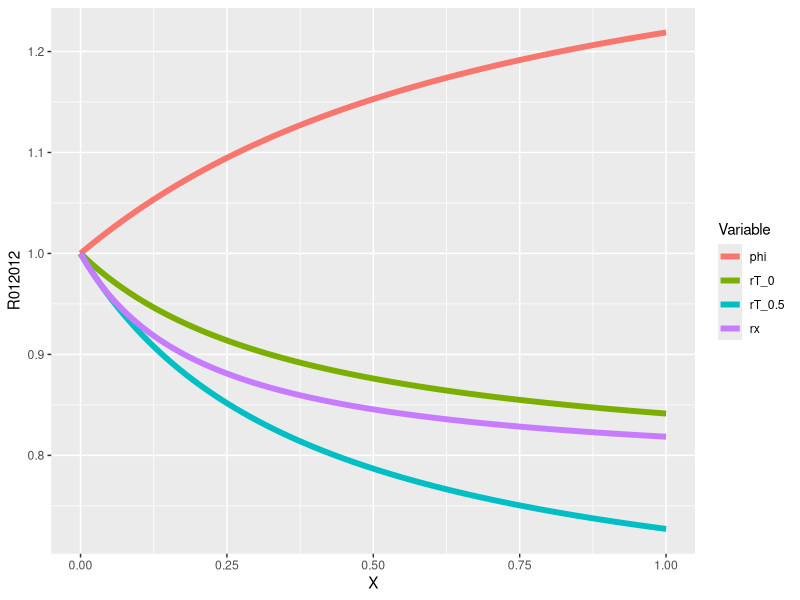

Recreate this plot in R. (Note: this script raises an error after producing the figure.)

dev.off()
rm(list = ls()) 

library(ggplot2)
library(reshape2)

a                   <- 0.25
b                   <- 0.2
c                   <- 0.5
m                   <- 28
muhat               <- 0.2
rI                  <- 0.2
alpha               <- 0.0004657534
rT0                 <- 3 * rI
rT1                 <- 2 * rI
mu                  <- 0.017/365
lambda              <- 0.017/365 # assume lambda = mu for constant pop.in disease free equilibrium
tauhat              <- 11

rx                  <- 0.5
phi                 <- 0.5

Npts                <- 1001

R012012             <- matrix(nrow = Npts, ncol = 1)
R00                 <- matrix(nrow = Npts, ncol = 1)
R11                 <- matrix(nrow = Npts, ncol = 1)
R22                 <- matrix(nrow = Npts, ncol = 1)
R01                 <- matrix(nrow = Npts, ncol = 1)
R12                 <- matrix(nrow = Npts, ncol = 1)
R02                 <- matrix(nrow = Npts, ncol = 1)


# ====================================================================================
# rT0
# ====================================================================================

vec                  <- seq(1,10,length.out=Npts)

for (k1 in 1:Npts){
  
  rT0                <- vec[k1] * rI

  OutsideBrackets    <- a^2 * b * c * m / muhat * exp(-muhat * tauhat)
  
  InsideBrackets00   <- (rT0 + rx + phi + mu)/((rI + rx + alpha) * (rT0 + phi + mu))
  InsideBrackets11   <- (rT1 + rx + phi + mu)/((rI + rx + alpha) * (rT1 + phi + mu))
  InsideBrackets22   <- 1/(rI + alpha)
  InsideBrackets01   <- (rx * phi)/((rI + rx + alpha) * (rT0 + phi + mu) * (rT1 + phi + mu))
  InsideBrackets12   <- (rx * phi)/((rI + rx + alpha) * (rT1 + phi + mu) * (rI + alpha))
  InsideBrackets02   <- (rx * phi * phi)/((rI + rx + alpha) * (rT0 + phi + mu) * (rT1 + phi + mu) * (rI + alpha))
  
  R00[k1]            <- OutsideBrackets * InsideBrackets00
  R11[k1]            <- OutsideBrackets * InsideBrackets11
  R22[k1]            <- OutsideBrackets * InsideBrackets22
  R01[k1]            <- OutsideBrackets * InsideBrackets01
  R12[k1]            <- OutsideBrackets * InsideBrackets12
  R02[k1]            <- OutsideBrackets * InsideBrackets02
  
}

R012012              <- R00 + R11 + R22 + R01 + R12 + R02

store1               <- cbind(R012012/R012012[1], 
                        R00/R00[1], R11/R11[1], R22/R22[1], 
                        R01/R01[1], R12/R12[1], R02/R02[1])

storea               <- rbind(R012012/R012012[1], 
                        R01/R01[1], R12/R12[1], R02/R02[1])

storea1              <- rbind(R012012/R012012[1], 
                        R00/R00[1], R11/R11[1], R22/R22[1])

storea2              <- rbind(R01/R01[1], R12/R12[1], R02/R02[1])

rT0                  <- 3 * rI # set back to default

# ====================================================================================
# rT1
# ====================================================================================

vec                  <- seq(1,10,length.out=Npts)

for (k1 in 1:Npts){
  
  rT1                <- vec[k1] * rI
  
  OutsideBrackets    <- a^2 * b * c * m / muhat * exp(-muhat * tauhat)
  
  InsideBrackets00   <- (rT0 + rx + phi + mu)/((rI + rx + alpha) * (rT0 + phi + mu))
  InsideBrackets11   <- (rT1 + rx + phi + mu)/((rI + rx + alpha) * (rT1 + phi + mu))
  InsideBrackets22   <- 1/(rI + alpha)
  InsideBrackets01   <- (rx * phi)/((rI + rx + alpha) * (rT0 + phi + mu) * (rT1 + phi + mu))
  InsideBrackets12   <- (rx * phi)/((rI + rx + alpha) * (rT1 + phi + mu) * (rI + alpha))
  InsideBrackets02   <- (rx * phi * phi)/((rI + rx + alpha) * (rT0 + phi + mu) * (rT1 + phi + mu) * (rI + alpha))
  
  R00[k1]            <- OutsideBrackets * InsideBrackets00
  R11[k1]            <- OutsideBrackets * InsideBrackets11
  R22[k1]            <- OutsideBrackets * InsideBrackets22
  R01[k1]            <- OutsideBrackets * InsideBrackets01
  R12[k1]            <- OutsideBrackets * InsideBrackets12
  R02[k1]            <- OutsideBrackets * InsideBrackets02
  
}

R012012              <- R00 + R11 + R22 + R01 + R12 + R02

store2               <- cbind(R012012/R012012[1], 
                        R00/R00[1], R11/R11[1], R22/R22[1], 
                        R01/R01[1], R12/R12[1], R02/R02[1])

storeb               <- rbind(R012012/R012012[1], 
                        R01/R01[1], R12/R12[1], R02/R02[1])

storeb1              <- rbind(R012012/R012012[1], 
                        R00/R00[1], R11/R11[1], R22/R22[1])

storeb2              <- rbind(R01/R01[1], R12/R12[1], R02/R02[1])

rT1                  <- 2 * rI # set back to default

# ====================================================================================
# rx 
# ====================================================================================

vec                  <- seq(0.01,1,length.out=Npts) # rx and phi

for (k1 in 1:Npts){
  
  rx                 <- vec[k1]
  
  OutsideBrackets    <- a^2 * b * c * m / muhat * exp(-muhat * tauhat)
  
  InsideBrackets00   <- (rT0 + rx + phi + mu)/((rI + rx + alpha) * (rT0 + phi + mu))
  InsideBrackets11   <- (rT1 + rx + phi + mu)/((rI + rx + alpha) * (rT1 + phi + mu))
  InsideBrackets22   <- 1/(rI + alpha)
  InsideBrackets01   <- (rx * phi)/((rI + rx + alpha) * (rT0 + phi + mu) * (rT1 + phi + mu))
  InsideBrackets12   <- (rx * phi)/((rI + rx + alpha) * (rT1 + phi + mu) * (rI + alpha))
  InsideBrackets02   <- (rx * phi * phi)/((rI + rx + alpha) * (rT0 + phi + mu) * (rT1 + phi + mu) * (rI + alpha))
  
  R00[k1]            <- OutsideBrackets * InsideBrackets00
  R11[k1]            <- OutsideBrackets * InsideBrackets11
  R22[k1]            <- OutsideBrackets * InsideBrackets22
  R01[k1]            <- OutsideBrackets * InsideBrackets01
  R12[k1]            <- OutsideBrackets * InsideBrackets12
  R02[k1]            <- OutsideBrackets * InsideBrackets02  
  
}

R012012              <- R00 + R11 + R22 + R01 + R12 + R02

store3               <- cbind(R012012/R012012[1], 
                        R00/R00[1], R11/R11[1], R22/R22[1], 
                        R01/R01[1], R12/R12[1], R02/R02[1])

storec               <- rbind(R012012/R012012[1], 
                        R01/R01[1], R12/R12[1], R02/R02[1])

storec1              <- rbind(R012012/R012012[1], 
                        R00/R00[1], R11/R11[1], R22/R22[1])

storec2              <- rbind(R01/R01[1], R12/R12[1], R02/R02[1])

rx                   <- 0.5 # set back to default

# ====================================================================================
# phi
# ====================================================================================

vec                  <- seq(0.01,1,length.out=Npts) # rx and phi

for (k1 in 1:Npts){
  
  phi                <- vec[k1]
  
  OutsideBrackets    <- a^2 * b * c * m / muhat * exp(-muhat * tauhat)
  
  InsideBrackets00   <- (rT0 + rx + phi + mu)/((rI + rx + alpha) * (rT0 + phi + mu))
  InsideBrackets11   <- (rT1 + rx + phi + mu)/((rI + rx + alpha) * (rT1 + phi + mu))
  InsideBrackets22   <- 1/(rI + alpha)
  InsideBrackets01   <- (rx * phi)/((rI + rx + alpha) * (rT0 + phi + mu) * (rT1 + phi + mu))
  InsideBrackets12   <- (rx * phi)/((rI + rx + alpha) * (rT1 + phi + mu) * (rI + alpha))
  InsideBrackets02   <- (rx * phi * phi)/((rI + rx + alpha) * (rT0 + phi + mu) * (rT1 + phi + mu) * (rI + alpha))
  
  R00[k1]            <- OutsideBrackets * InsideBrackets00
  R11[k1]            <- OutsideBrackets * InsideBrackets11
  R22[k1]            <- OutsideBrackets * InsideBrackets22
  R01[k1]            <- OutsideBrackets * InsideBrackets01
  R12[k1]            <- OutsideBrackets * InsideBrackets12
  R02[k1]            <- OutsideBrackets * InsideBrackets02
  
}

R012012              <- R00 + R11 + R22 + R01 + R12 + R02

store4               <- cbind(R012012/R012012[1], 
                        R00/R00[1], R11/R11[1], R22/R22[1], 
                        R01/R01[1], R12/R12[1], R02/R02[1])

stored               <- rbind(R012012/R012012[1], 
                        R01/R01[1], R12/R12[1], R02/R02[1])

stored1              <- rbind(R012012/R012012[1], 
                        R00/R00[1], R11/R11[1], R22/R22[1])

stored2              <- rbind(R01/R01[1], R12/R12[1], R02/R02[1])

# ====================================================================================
# put together for x axis to be reprod. no.
# ====================================================================================

Results              <- as.data.frame(rbind(store1, store2, store3, store4))
Variable             <- c(rep("rT_0",Npts), rep("rT_0.5",Npts), rep("rx",Npts), rep("phi",Npts))
X                    <- rep(seq(0,1,length.out=Npts),4)
Results              <- cbind(Variable, X, Results)
colnames(Results)    <- c("Variable", "X", "R012012","R00","R11","R22","R01","R12","R02")

# ====================================================================================

presults             <- ggplot(Results, aes(x=X, y=R012012, group=Variable)) + geom_line(aes(color=Variable), size=2)
presults + scale_y_continuous(name="Change in reprod. no.") + 
  scale_x_continuous(name="Change in variable") + 
  scale_color_discrete(labels = unname(TeX(c("$\\phi", "$r_{T_P}", "$r_{T_S}", "$r_{x}")))) + 
  theme(axis.title.x = element_text(margin = margin(t = 20), size = 30)) +
  theme(axis.title.y = element_text(margin = margin(r = 20), size = 30)) +
  theme(axis.text.x = element_text(size=30), 
        axis.text.y = element_text(size=30)) + 
  theme(legend.title=element_blank()) +
  theme(legend.text.align = 0) +
  theme(legend.text = element_text(size=30))

# ====================================================================================

presults             <- ggplot(Results, aes(x=X, y=R00, group=Variable)) + geom_line(aes(color=Variable), size=2)
presults + scale_y_continuous(name="Change in R0_0") + 
  scale_x_continuous(name="Change in variable") + 
  theme(axis.title.x = element_text(margin = margin(t = 20), size = 30)) +
  theme(axis.title.y = element_text(margin = margin(r = 20), size = 30)) +
  theme(axis.text.x = element_text(size=30), 
        axis.text.y = element_text(size=30)) + 
  theme(legend.position="none")

# ====================================================================================

presults             <- ggplot(Results, aes(x=X, y=R11, group=Variable)) + geom_line(aes(color=Variable), size=2)
presults + scale_y_continuous(name="Change in R1_1") + 
  scale_x_continuous(name="Change in variable") + 
  theme(axis.title.x = element_text(margin = margin(t = 20), size = 30)) +
  theme(axis.title.y = element_text(margin = margin(r = 20), size = 30)) +
  theme(axis.text.x = element_text(size=30), 
        axis.text.y = element_text(size=30)) + 
  theme(legend.position="none")

# ====================================================================================

presults             <- ggplot(Results, aes(x=X, y=R22, group=Variable)) + geom_line(aes(color=Variable), size=2)
presults + scale_y_continuous(name="Change in R2_2") + 
  scale_x_continuous(name="Change in variable") + 
  theme(axis.title.x = element_text(margin = margin(t = 20), size = 30)) +
  theme(axis.title.y = element_text(margin = margin(r = 20), size = 30)) +
  theme(axis.text.x = element_text(size=30), 
        axis.text.y = element_text(size=30)) + 
  theme(legend.position="none")

# ====================================================================================

presults             <- ggplot(Results, aes(x=X, y=R01, group=Variable)) + geom_line(aes(color=Variable), size=2)
presults + scale_y_continuous(name="Change in R0_1") + 
  scale_x_continuous(name="Change in variable") + 
  theme(axis.title.x = element_text(margin = margin(t = 20), size = 30)) +
  theme(axis.title.y = element_text(margin = margin(r = 20), size = 30)) +
  theme(axis.text.x = element_text(size=30), 
        axis.text.y = element_text(size=30)) + 
  theme(legend.position="none")

# ====================================================================================

presults             <- ggplot(Results, aes(x=X, y=R12, group=Variable)) + geom_line(aes(color=Variable), size=2)
presults + scale_y_continuous(name="Change in R1_2") + 
  scale_x_continuous(name="Change in variable") + 
  theme(axis.title.x = element_text(margin = margin(t = 20), size = 30)) +
  theme(axis.title.y = element_text(margin = margin(r = 20), size = 30)) +
  theme(axis.text.x = element_text(size=30), 
        axis.text.y = element_text(size=30)) + 
  theme(legend.position="none")

# ====================================================================================

Results              <- as.data.frame(rbind(store1, store2, store3, store4))
Variable             <- c(rep("rT_S*",Npts), rep("rT_P*",Npts), rep("rx",Npts), rep("phi",Npts))
X                    <- rep(seq(0,1,length.out=Npts),4)
Results              <- cbind(Variable, X, Results)
colnames(Results)    <- c("Variable", "X", "R012012","R00","R11","R22","R01","R12","R02")

presults             <- ggplot(Results, aes(x=X, y=R02, group=Variable)) + geom_line(aes(color=Variable), size=2)
presults + scale_y_log10(name= unname(TeX("Change in $R_{S \\rightarrow R}") )) + 
  scale_x_log10(name="Change in variable") + 
  scale_color_discrete(labels = unname(TeX(c("$\\phi", "$r_{T_P}*", "$r_{T_S}*", "$r_{x}")))) + 
  theme(axis.title.x = element_text(margin = margin(t = 20), size = 30)) +
  theme(axis.title.y = element_text(margin = margin(r = 20), size = 30)) +
  theme(axis.text.x = element_text(size=30), 
        axis.text.y = element_text(size=30)) + 
  theme(legend.text.align = 0) +
guides(color=guide_legend(title="")) + 
theme(legend.text=element_text(size=30)) 

# ====================================================================================
# put together for x axis to be reprod. no.
# ====================================================================================

Results2              <- as.data.frame(cbind(storea, storeb, storec, stored))
R                     <- c(rep("Overall",Npts), rep("SS_SR",Npts), rep("SR_RR",Npts), rep("SS_RR",Npts))
X                     <- rep(seq(0.01,1,length.out=Npts), 7)
Results2              <- cbind(R, X, Results2)
colnames(Results2)    <- c("R", "X", "rT_SS", "rT_SR","rx","phi")

# ====================================================================================

Results2              <- as.data.frame(cbind(storea, storeb, storec, stored))
R                     <- c(rep("Overall",Npts), rep("S_P*",Npts), rep("P_R*",Npts), rep("S_R*",Npts))
X                     <- rep(seq(0.01,1,length.out=Npts), 4)
Results2              <- cbind(R, X, Results2)
colnames(Results2)    <- c("R", "X", "rT_S", "rT_P","rx","phi")
# So that legend has stars to indicate which lines are indentical
temp                  <- levels(Results2$R)
Results2$R            <- factor(Results2$R, levels = temp[c(4,2,3,1)])
presults              <- ggplot(Results2, aes(x=X, y=rx, group=R, order = as.numeric(Results2$R))) + geom_line(aes(color=R), size = 1.2)
presults + scale_y_continuous(name="Change in reprod. no.") + 
  scale_x_continuous(name= unname(TeX("$r_x"))) +
  theme(axis.title.x = element_text(margin = margin(t = 20), size = 30)) +
  theme(axis.title.y = element_text(margin = margin(r = 20), size = 30)) +
  theme(axis.text.x = element_text(size=30), 
        axis.text.y = element_text(size=30)) + 
  scale_color_brewer(palette = "Set1", labels = unname(TeX(c("$R_{S \\rightarrow R}*", "$R_{P \\rightarrow R}*", "$R_{S \\rightarrow P}*", "$Overall")))) + 
  theme(legend.title=element_blank()) + 
  theme(legend.text.align = 0) +
  theme(legend.text=element_text(size=30))

# ====================================================================================

Results2              <- as.data.frame(cbind(storea, storeb, storec, stored))
R                     <- c(rep("Overall",Npts), rep("S_P",Npts), rep("P_R",Npts), rep("S_R",Npts))
X                     <- rep(seq(0.01,1,length.out=Npts), 4)
Results2              <- cbind(R, X, Results2)
colnames(Results2)    <- c("R", "X", "rT_S", "rT_P","rx","phi")
# So that legend has stars to indicate which lines are indentical - but nothing identical here
temp                  <- levels(Results2$R)
Results2$R            <- factor(Results2$R, levels = temp[c(4,2,3,1)])

presults              <- ggplot(Results2, aes(x=X, y=phi, group=R)) + geom_line(aes(color=R), size=2)
presults + scale_y_continuous(name="Change in reprod. no.") + 
  scale_x_continuous(name= unname(TeX("$\\phi"))) + 
  theme(axis.title.x = element_text(margin = margin(t = 20), size = 30)) +
  theme(axis.title.y = element_text(margin = margin(r = 20), size = 30)) +
  theme(axis.text.x = element_text(size=30), 
        axis.text.y = element_text(size=30)) + 
  scale_color_brewer(palette = "Set1", labels = unname(TeX(c("$R_{S \\rightarrow R}", "$R_{P \\rightarrow R}", "$R_{S \\rightarrow P}", "$Overall")))) + 
  theme(legend.title=element_blank()) + 
  theme(legend.text.align = 0) +
  theme(legend.text=element_text(size=30))

# ====================================================================================
Results2               <- as.data.frame(cbind(storea, storeb, storec, stored))
R                      <- c(rep("Overall",Npts), rep("S_P*",Npts), rep("P_R",Npts), rep("S_R*",Npts))
X                      <- rep(seq(0.01,1,length.out=Npts), 4)
Results2               <- cbind(R, X, Results2)
colnames(Results2)     <- c("R", "X", "rT_S", "rT_P","rx","phi")
# So that legend has stars to indicate which lines are indentical - but nothing identical here
temp                   <- levels(Results2$R)
Results2$R             <- factor(Results2$R, levels = temp[c(4,2,3,1)])

presults               <- ggplot(Results2, aes(x=X, y=rT_S, group=R)) + geom_line(aes(color=R), size=2)
presults + scale_y_continuous(name="Change in reprod. no.") + 
  scale_x_continuous(name = unname(TeX("$r_{T_S}"))) + 
  theme(axis.title.x = element_text(margin = margin(t = 20), size = 30)) +
  theme(axis.title.y = element_text(margin = margin(r = 20), size = 30)) +
  theme(axis.text.x = element_text(size=30), 
        axis.text.y = element_text(size=30)) + 
  scale_color_brewer(palette = "Set1", labels = unname(TeX(c("$R_{S \\rightarrow R}*", "$R_{P \\rightarrow R} ", "$R_{S \\rightarrow P}*", "$Overall")))) + 
  theme(legend.title=element_blank()) + 
  theme(legend.text.align = 0) +
  theme(legend.text=element_text(size=30))

# ====================================================================================

Results2                <- as.data.frame(cbind(storea, storeb, storec, stored))
R                       <- c(rep("Overall",Npts), rep("S_P*",Npts), rep("P_R*",Npts), rep("S_R*",Npts))
X                       <- rep(seq(0.01,1,length.out=Npts), 4)
Results2                <- cbind(R, X, Results2)
colnames(Results2)      <- c("R", "X", "rT_S", "rT_P","rx","phi")
# So that legend has stars to indicate which lines are indentical - but nothing identical here
temp                    <- levels(Results2$R)
Results2$R              <- factor(Results2$R, levels = temp[c(4,2,3,1)])

colnames(Results2)      <- c("R", "X", "rT_S", "rT_P","rx","phi")
# So that legend has stars to indicate which lines are indentical
presults                <- ggplot(Results2, aes(x=X, y=rT_P, group=R)) + geom_line(aes(color=R), size=2)
presults + scale_y_continuous(name="Change in reprod. no.") + 
  scale_x_continuous(name = unname(TeX("$r_{T_P}"))) + 
  theme(axis.title.x = element_text(margin = margin(t = 20), size = 30)) +
  theme(axis.title.y = element_text(margin = margin(r = 20), size = 30)) +
  theme(axis.text.x = element_text(size=30), 
        axis.text.y = element_text(size=30)) + 
  scale_color_brewer(palette = "Set1", labels = unname(TeX(c("$R_{S \\rightarrow R}*", "$R_{P \\rightarrow R}*", "$R_{S \\rightarrow P}*", "$Overall")))) + 
  theme(legend.title=element_blank()) + 
  theme(legend.text.align = 0) +
  theme(legend.text=element_text(size=30))

# ====================================================================================
# put together for x axis to be reprod. no. - ONLY STATIC ONES
# ====================================================================================

Results4                <- as.data.frame(cbind(storea1, storeb1, storec1, stored1))
R                       <- c(rep("R012012",Npts), rep("R00",Npts), rep("R11",Npts), rep("R02",Npts))
X                       <- rep(seq(0,1,length.out=Npts), 4)
Results4                <- cbind(R, X, Results4)
colnames(Results4)      <- c("R", "X", "rT_SS", "rT_SR", "rx","phi")

# ====================================================================================
